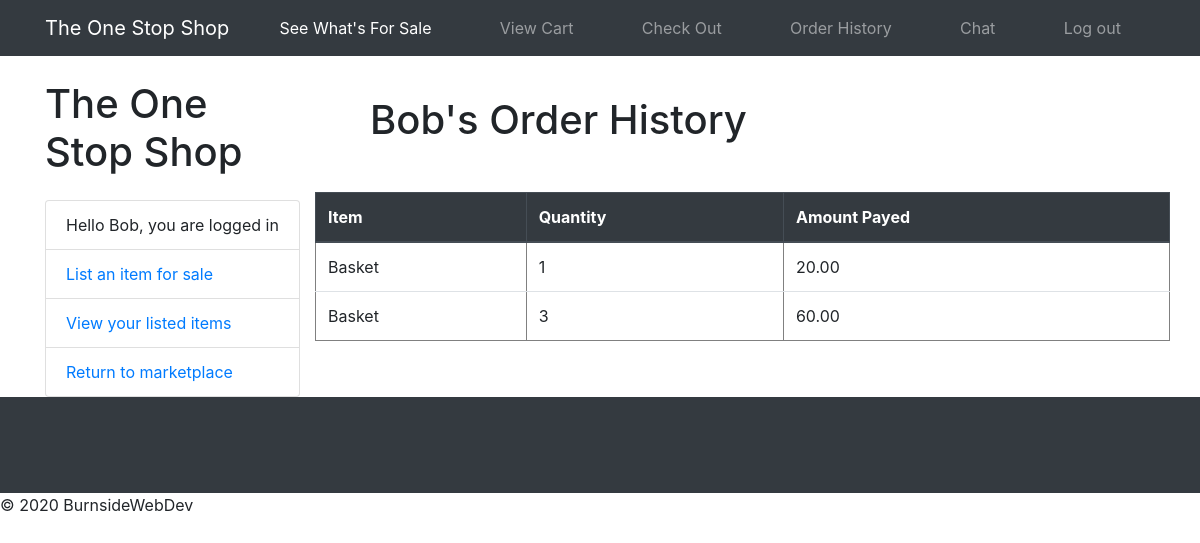
The app's page /order_history (signed in) with its own data.
### item/models.py (models this page shows, shortened)
class OrderItem(models.Model):
    item = models.ForeignKey(Item, on_delete=models.CASCADE)
    quantity = models.IntegerField(default=1)
    user = models.ForeignKey(settings.AUTH_USER_MODEL, on_delete=models.CASCADE)
    ordered = models.BooleanField(default=False)
    def get_total_item_price(self):
        return self.quantity * self.item.price

class Item(models.Model):
    owner = models.ForeignKey(User, on_delete=models.CASCADE)
    image = models.ImageField(upload_to='images/')
    itemname = models.CharField(max_length=100)
    descrip = models.CharField(max_length=1000)
    price = models.DecimalField(max_digits=10, decimal_places=2)
    inv_count = models.PositiveIntegerField()

### item/views.py (the view)
# urls.py: path('order_history', views.order_history, name="order_history"),
def order_history(request):
    orderitems = OrderItem.objects.all()
    orders = Order.objects.all().filter(user=request.user, ordered=True)
    context = {'orderitems': orderitems, 'orders': orders}
    return render(request, 'order_history.html', context)

### item/templates/order_history.html (shortened to what this page needs)
{% extends 'navbar_l.html' %}
{% block content %}
<html lang="en">
   <head>
      <link href="static/vendor/bootstrap/css/bootstrap.min.css" rel="stylesheet">
      <link href="static/css/shop-homepage.css" rel="stylesheet">
      <link rel="stylesheet" href="https://use.fontawesome.com/releases/v5.8.2/css/all.css">
   </head>
   <body>
      <div class="container">
         <div class="row">
            <div class="col-lg-3">
               <h1 class="my-4">The One Stop Shop</h1>
               <div class="list-group">
                  <p class="list-group-item">Hello {{request.user.username}}, you are logged in</p>
                  <a href="{% url 'list_item' %}" class="list-group-item">List an item for sale</a>
                  <a href="{% url 'my_items' %}" class="list-group-item">View your listed items</a>
                  <a href="{% url 'index' %}" class="list-group-item">Return to marketplace</a>
               </div>
            </div>
            <div class="col-lg-9">
               <div class="banner">
                  <h1 class="display-5">{{request.user.username}}'s Order History</h1>
               </div>
               <div class="row">
                  <table class="table" border="1">
                     <thead class="thead-dark">
                        <tr>
                           <th scope="col">Item</th>
                           <th scope="col">Quantity</th>
                           <th scope="col">Amount Payed</th>
                        </tr>
                     </thead>
                     {% for orderitem in orderitems %}
                     {% if orderitem.user == request.user %}
                     {% if orderitem.ordered == True %}
                     <tr>
                        <td>{{ orderitem.item.itemname }}</td>
                        <td class="amount">{{ orderitem.quantity }}</td>
                        <td class="price">{{ orderitem.get_total_item_price }}</td>
                     </tr>
                     {% endif %}
                     {% endif %}
                     {% endfor %}
                  </table>
               </div>
            </div>
         </div>
      </div>
      <footer class="py-5 bg-dark">
      </footer>
   </body>
</html>
{% endblock %}

### accounts/static/css/shop-homepage.css (style rules this page uses)
body { padding-top: 56px; }
.banner { padding: 40px; }

### records on screen
OrderItem: item.itemname "Basket", quantity "1", get_total_item_price "20.00"
OrderItem: item.itemname "Basket", quantity "3", get_total_item_price "60.00"

### other values on screen
{{ request.user.username }} "Bob"
